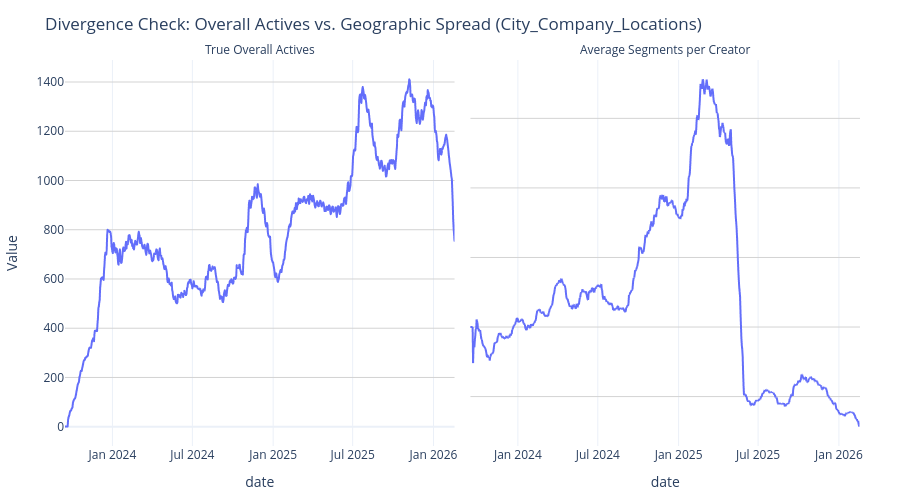

Source (notebook cell):
### Markdown cell above
The nr. of different (partner) cities creators apply to
- This does not neatly follow the trend. True overall actives is on a decline, but before that, the nr. of different cities creators apply to fell very sharply. What happened between April and June 2025?

### Code cell
import pandas as pd
import plotly.express as px

# 4. Build the final DataFrame
df_active_creators = pd.DataFrame({'date': dateranges})

df_active_creators['active_last_month'] = get_daily_uniques(
    target_dates_ns, event_dates, creators, window_days=30
)
df_active_creators['active_last_week'] = get_daily_uniques(
    target_dates_ns, event_dates, creators, window_days=7
)

def plot_cross_pollination(df_global, df_long, category_name='city_partner'):
    """
    Calculates and plots the average number of segments a creator interacts with.
    Proves whether total volume is dropping while per-user geographic spread is rising.
    """
    # 1. Sum up all the active users across every segment in the category (e.g., all cities)
    df_cat = df_long[df_long['category'] == category_name].copy()
    df_sum = df_cat.groupby('date')['active_last_month'].sum().reset_index()
    df_sum.rename(columns={'active_last_month': 'Sum of Segmented Actives'}, inplace=True)
    
    # 2. Merge with your true global active count
    # (Using the df_active_creators dataframe you built previously)
    df_merge = pd.merge(
        df_global[['date', 'active_last_month']], 
        df_sum, 
        on='date', 
        how='inner'
    )
    df_merge.rename(columns={'active_last_month': 'True Overall Actives'}, inplace=True)
    
    # 3. Calculate the Ratio (Average Cities per Creator)
    df_merge['Average Segments per Creator'] = df_merge['Sum of Segmented Actives'] / df_merge['True Overall Actives']
    
    # 4. Melt for a side-by-side Plotly facet chart
    df_plot = df_merge.melt(
        id_vars='date', 
        value_vars=['True Overall Actives', 'Average Segments per Creator'],
        var_name='Metric', 
        value_name='Value'
    )
    
    # 5. Plot the divergence
    fig = px.line(
        df_plot, 
        x='date', 
        y='Value', 
        facet_col='Metric',
        title=f'Divergence Check: Overall Actives vs. Geographic Spread ({str(category_name).title()})',
        template='plotly_white'
    )
    
    # Allow independent Y-axes so the ratio (e.g., 1.5) isn't flattened by the total count (e.g., 50,000)
    fig.update_yaxes(matches=None, showgrid=True, gridcolor='LightGray')
    fig.for_each_annotation(lambda a: a.update(text=a.text.split("=")[-1]))
    
    fig.update_layout(
        hovermode="x unified",
        margin=dict(t=60, b=40, l=40, r=40),
        height=500 
    )
    
    fig.show()

# --- How to use it ---
# Pass in your global dataframe and your long dataframe, and tell it which category to check
plot_cross_pollination(df_active_creators, df_master_long, category_name='city_company_locations')

### Figure 1 — Plotly figure (JSON) as saved in the notebook; plotly's stock layout.template omitted (floating-point values rounded to 4 significant figures; data arrays with more than 128 entries replaced by an {"elided": "..."} marker saying what was removed)
{"data": [{"hovertemplate": "Metric=True Overall Actives<br>date=%{x}<br>Value=%{y}<extra></extra>", "legendgroup": "", "line": {"color": "#636efa", "dash": "solid"}, "marker": {"symbol": "circle"}, "mode": "lines", "name": "", "showlegend": false, "type": "scattergl", "x": {"elided": "888 str values"}, "xaxis": "x", "y": {"elided": "888 float values"}, "yaxis": "y"}, {"hovertemplate": "Metric=Average Segments per Creator<br>date=%{x}<br>Value=%{y}<extra></extra>", "legendgroup": "", "line": {"color": "#636efa", "dash": "solid"}, "marker": {"symbol": "circle"}, "mode": "lines", "name": "", "showlegend": false, "type": "scattergl", "x": {"elided": "888 str values"}, "xaxis": "x2", "y": {"elided": "888 float values"}, "yaxis": "y2"}], "layout": {"annotations": [{"font": {}, "showarrow": false, "text": "True Overall Actives", "x": 0.245, "xanchor": "center", "xref": "paper", "y": 1, "yanchor": "bottom", "yref": "paper"}, {"font": {}, "showarrow": false, "text": "Average Segments per Creator", "x": 0.755, "xanchor": "center", "xref": "paper", "y": 1, "yanchor": "bottom", "yref": "paper"}], "height": 500, "hovermode": "x unified", "legend": {"tracegroupgap": 0}, "margin": {"b": 40, "l": 40, "r": 40, "t": 60}, "title": {"text": "Divergence Check: Overall Actives vs. Geographic Spread (City_Company_Locations)"}, "xaxis": {"anchor": "y", "domain": [0, 0.49], "title": {"text": "date"}}, "xaxis2": {"anchor": "y2", "domain": [0.51, 1], "matches": "x", "title": {"text": "date"}}, "yaxis": {"anchor": "x", "domain": [0, 1], "gridcolor": "LightGray", "showgrid": true, "title": {"text": "Value"}}, "yaxis2": {"anchor": "x2", "domain": [0, 1], "gridcolor": "LightGray", "showgrid": true, "showticklabels": false}}}
